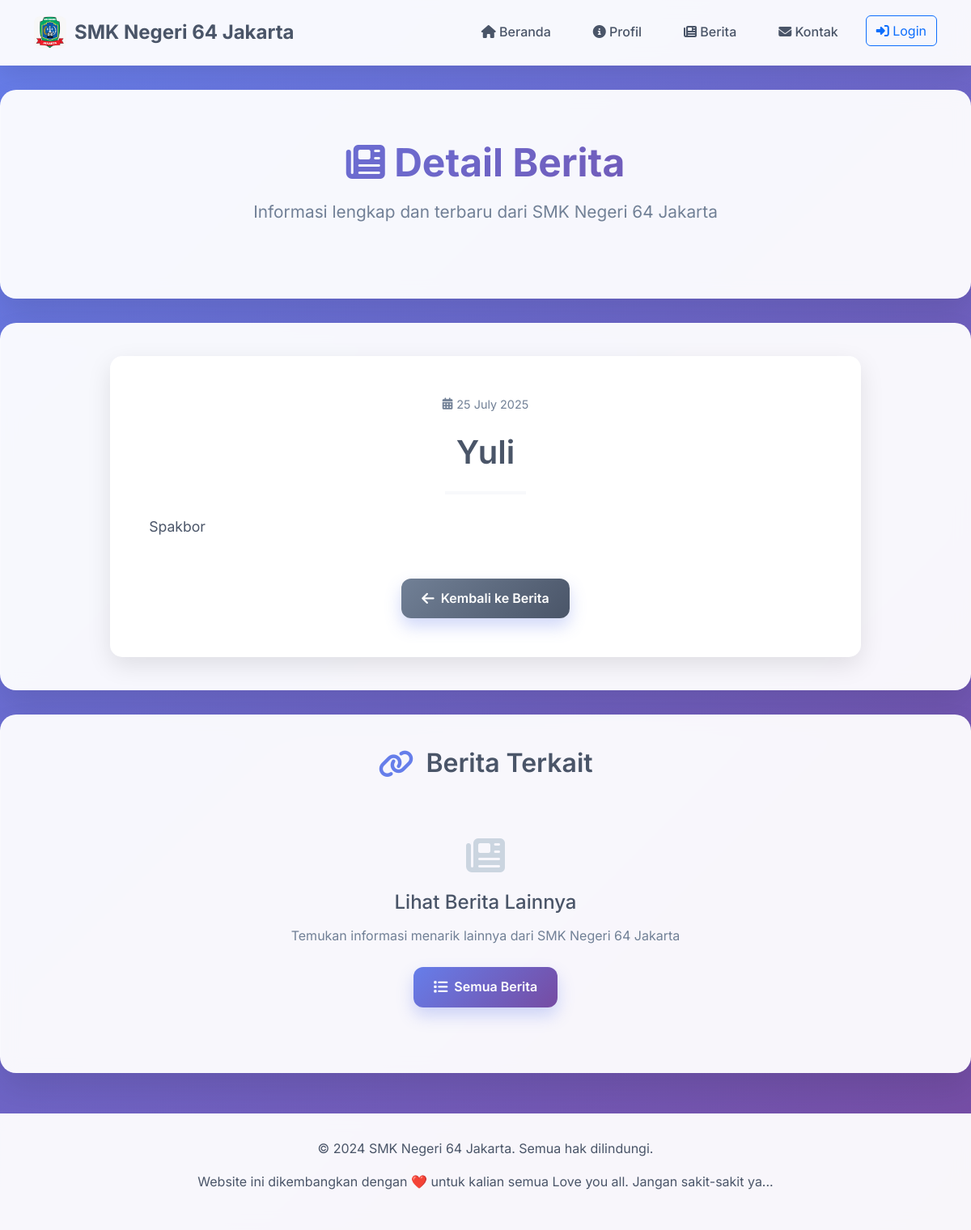
The app's page /berita_detail.php?id=5 with its own data.
### tables this page shows
CREATE TABLE `berita` (
  `id` int(11) NOT NULL,
  `judul` varchar(255) NOT NULL,
  `isi` text NOT NULL,
  `tanggal` date NOT NULL
);

### berita_detail.php (the view, shortened to what this page needs)
<?php
include 'config.php';
$id = $_GET['id'];
$query = mysqli_query($koneksi, "SELECT * FROM berita WHERE id = $id");
$berita = mysqli_fetch_assoc($query);
?>
<!DOCTYPE html>
<html lang="id">
<head>
  <link href="https://cdn.jsdelivr.net/npm/bootstrap@5.3.0/dist/css/bootstrap.min.css" rel="stylesheet">
  <link href="https://cdnjs.cloudflare.com/ajax/libs/font-awesome/6.4.0/css/all.min.css" rel="stylesheet">
  <link href="assets/css/style.css" rel="stylesheet">
</head>
<body>
<?php include 'navbar.php'; ?>
<div class="hero-section fade-in">
  <h1 class="hero-title">
    <i class="fas fa-newspaper"></i> Detail Berita
  </h1>
  <p class="hero-subtitle">Informasi lengkap dan terbaru dari SMK Negeri 64 Jakarta</p>
</div>
<div class="content-card slide-in">
  <div class="row justify-content-center">
    <div class="col-md-10">
      <div class="card" style="border: none; box-shadow: 0 10px 30px rgba(0,0,0,0.1); border-radius: 15px;">
        <div class="card-body p-5">
          <div class="text-center mb-4">
            <div class="news-date" style="justify-content: center; margin-bottom: 20px;">
              <i class="fas fa-calendar-alt"></i>
              <?= date('j F Y', strtotime($berita['tanggal'])) ?>
            </div>
            <h1 class="news-title" style="font-size: 2.5rem; margin-bottom: 20px;"><?= $berita['judul'] ?></h1>
            <hr style="border: 2px solid #e2e8f0; width: 100px; margin: 0 auto;">
          </div>
          <div class="news-content" style="color: #4a5568; line-height: 1.8; font-size: 1.1rem;">
            <?= nl2br($berita['isi']) ?>
          </div>
          <div class="text-center mt-5">
            <a href="berita.php" class="btn-modern btn-secondary">
              <i class="fas fa-arrow-left"></i> Kembali ke Berita
            </a>
          </div>
        </div>
      </div>
    </div>
  </div>
</div>
<div class="content-card slide-in">
  <h2 class="card-title">
    <i class="fas fa-link"></i> Berita Terkait
  </h2>
  <div class="row justify-content-center">
    <div class="col-md-10">
      <div class="text-center" style="padding: 40px 20px;">
        <i class="fas fa-newspaper" style="font-size: 3rem; color: #cbd5e0; margin-bottom: 20px;"></i>
        <h4 style="color: #4a5568; margin-bottom: 15px;">Lihat Berita Lainnya</h4>
        <p style="color: #718096; margin-bottom: 25px;">
          Temukan informasi menarik lainnya dari SMK Negeri 64 Jakarta
        </p>
        <a href="berita.php" class="btn-modern">
          <i class="fas fa-list"></i> Semua Berita
        </a>
      </div>
    </div>
  </div>
</div>
<footer class="footer">
  <div class="container">
    <p>&copy; 2024 SMK Negeri 64 Jakarta. Semua hak dilindungi.</p>
    <p>Website ini dikembangkan dengan ❤️ untuk kalian semua Love you all. Jangan sakit-sakit ya...</p>
  </div>
</footer>
</body>
</html>

### assets/css/style.css (style rules this page uses)
* { margin: 0; padding: 0; box-sizing: border-box; }
body { font-family: 'Inter', 'Segoe UI', Tahoma, Geneva, Verdana, sans-serif; background: linear-gradient(135deg, #667eea 0%, #764ba2 100%); min-height: 100vh; color: #333; line-height: 1.6; }
.hero-section { background: rgba(255, 255, 255, 0.95); backdrop-filter: blur(10px); border-radius: 20px; margin: 30px auto; padding: 60px 40px; text-align: center; box-shadow: 0 20px 40px rgba(0, 0, 0, 0.1); border: 1px solid rgba(255, 255, 255, 0.2); max-width: 1200px; }
.hero-title { font-size: 3rem; font-weight: 700; color: #4a5568; margin-bottom: 15px; background: linear-gradient(135deg, #667eea, #764ba2); -webkit-background-clip: text; -webkit-text-fill-color: transparent; background-clip: text; }
.hero-subtitle { font-size: 1.3rem; color: #718096; font-weight: 400; margin-bottom: 30px; }
.content-card { background: rgba(255, 255, 255, 0.95); backdrop-filter: blur(10px); border-radius: 20px; padding: 40px; margin: 30px auto; box-shadow: 0 20px 40px rgba(0, 0, 0, 0.1); border: 1px solid rgba(255, 255, 255, 0.2); max-width: 1200px; }
.card-title { font-size: 2rem; font-weight: 600; color: #4a5568; margin-bottom: 30px; text-align: center; display: flex; align-items: center; justify-content: center; gap: 15px; }
.card-title i { color: #667eea; font-size: 2.2rem; }
.btn-modern { background: linear-gradient(135deg, #667eea, #764ba2); color: white; border: none; padding: 12px 25px; border-radius: 12px; font-weight: 600; text-decoration: none; display: inline-flex; align-items: center; gap: 8px; transition: all 0.3s ease; box-shadow: 0 10px 20px rgba(102, 126, 234, 0.3); cursor: pointer; }
.btn-modern i { font-size: 1.1rem; }
.btn-secondary { background: linear-gradient(135deg, #718096, #4a5568); }
.news-title { font-size: 1.3rem; font-weight: 600; color: #4a5568; margin-bottom: 15px; line-height: 1.4; }
.news-date { color: #718096; font-size: 0.9rem; margin-bottom: 15px; display: flex; align-items: center; gap: 5px; }
.footer { background: rgba(255, 255, 255, 0.95); backdrop-filter: blur(10px); border-top: 1px solid rgba(255, 255, 255, 0.2); padding: 30px 0; margin-top: 50px; text-align: center; color: #4a5568; }
.fade-in { animation: fadeIn 0.6s ease-in; }
.slide-in { animation: slideIn 0.8s ease-out; }

### records on screen
berita: tanggal "25 July 2025", judul "Yuli", isi "Spakbor"
